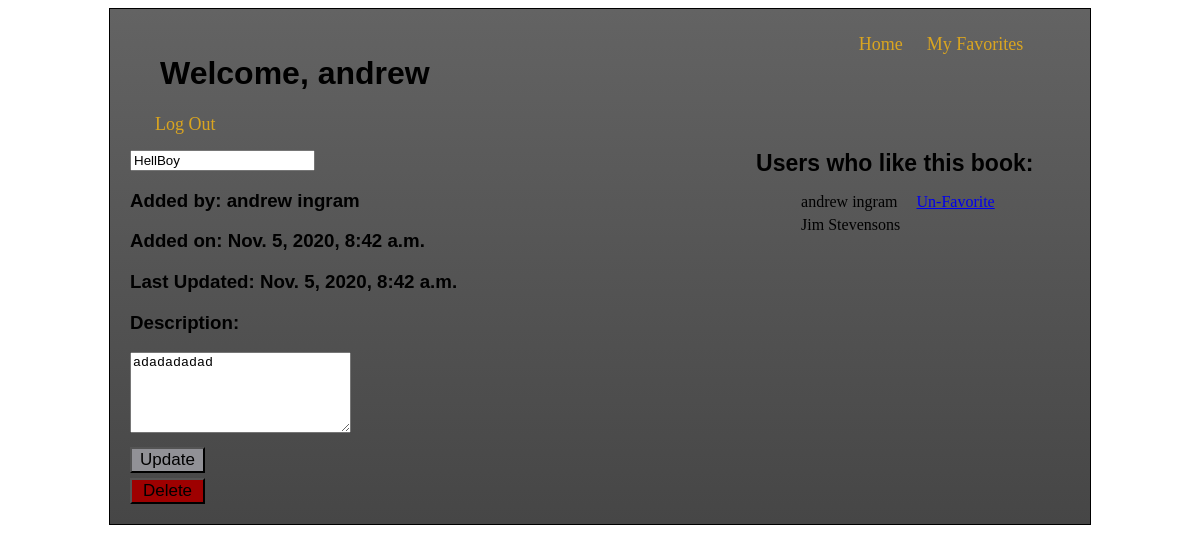
The page /books/3 (signed in) on the database its author committed.
### book_app/models.py (models this page shows)
class User(models.Model):
    first_name = models.CharField(max_length=255)
    last_name = models.CharField(max_length=255)
    email = models.CharField(max_length=255)
    password = models.CharField(max_length=255)
    created_at = models.DateTimeField(auto_now_add=True)
    updated_at = models.DateTimeField(auto_now=True)
    objects = User_Manager()

class Book(models.Model):
    title = models.CharField(max_length=255)
    desc = models.TextField()
    uploaded_by = models.ForeignKey(User, related_name = 'uploaded_books', on_delete = models.CASCADE)
    users_who_like = models.ManyToManyField(User, related_name = 'liked_books')
    created_at = models.DateTimeField(auto_now_add=True)
    updated_at = models.DateTimeField(auto_now=True)
    objects = Book_Manager()

### book_app/views.py (the view, shortened to what this page needs)
# urls.py: path('books/<int:book_id>', views.one_book),
def one_book(request, book_id):
    if request.method == 'GET':
        if 'user_id' in request.session:
            context = {
                'user' : User.objects.get(id = request.session['user_id']),
                'this_book' : Book.objects.get(id = book_id),
        }
            return render(request, 'one_book.html', context)
        else:
            return redirect('/')

### book_app/templates/one_book.html (shortened to what this page needs)
<!DOCTYPE html>
<html lang="en">
<head>
    {% load static %}
    <link rel="stylesheet" href="{% static 'css/style.css' %}">
</head>
<body>
    <div class="container">
        <div class="header">
            <h1>Welcome, {{user.first_name}}</h1>
            <a href="/books" id ="home">Home</a>
            <a href="/books/my_favorites">My Favorites</a>
            <a href="/log_out">Log Out</a>
        </div>
        <div class="book_info">
            {% if user == this_book.uploaded_by %}
                <form action="/books/{{this_book.id}}" method="post">
                    <input type="text" name="title" value="{{this_book.title}}">
                    <h3>Added by: {{this_book.uploaded_by.first_name}} {{this_book.uploaded_by.last_name}}</h3>
                    <h3>Added on: {{this_book.created_at}}</h3>
                    <h3>Last Updated: {{this_book.updated_at}}</h3>
                    <h3>Description: </h3>
                    <textarea name="desc" cols="25" rows="5">{{this_book.desc}}</textarea>
                    <input type="submit" value="Update" class="submit-btn1">
                </form>
                <form action="/books/{{this_book.id}}/delete" method="post">
                <input type="submit" value="Delete" class="submit-btn2">
                </form>
            {% endif %}
        </div>
        <div class="users_who_like">
            <h1>Users who like this book:</h1>
            <ul>
                {% for users in this_book.users_who_like.all %}
                    <li>{{users.first_name}} {{users.last_name}} {% if user == users %} <a href="/books/{{this_book.id}}/favorite">Un-Favorite</a>{% endif %}</li>
                {% endfor %}
            </ul>
        </div>
    </div>
</body>
</html>

### book_app/static/css/style.css (style rules this page uses)
.container { width: 950px; margin: 0 auto; padding: 15px; border: 1px solid black; background: rgb(99,99,99); background: linear-gradient(180deg, rgba(99,99,99,1) 0%, rgba(70,70,70,1) 100%); }
h1 { text-align: center; font-family: 'Gill Sans', 'Gill Sans MT', Calibri, 'Trebuchet MS', sans-serif; }
.submit-btn, .submit-btn1, .submit-btn2 { background-color: rgb(145, 145, 150); font-size: 17px; font-family: 'Gill Sans', 'Gill Sans MT', Calibri, 'Trebuchet MS', sans-serif; width: 75px; display: block; }
.submit-btn2 { background-color: rgb(158, 0, 0); margin-top: 5px; }
.header { padding: 10px; }
.header h1 { display: inline-block; margin-left: 25px; }
#home { margin-left: 425px; }
.header a { margin-left: 20px; font-size: 18px; text-decoration: none; color: black; vertical-align: top; color: goldenrod; }
.add_book h1 , .book_list h1, .users_who_like h1, .book_info h1 { font-size: 23px; font-family: 'Gill Sans', 'Gill Sans MT', Calibri, 'Trebuchet MS', sans-serif; }
.submit-btn1 { margin-top: 10px; }
.book_info { padding: 5px; display: inline-block; }
.book_info h3 { font-family: 'Gill Sans', 'Gill Sans MT', Calibri, 'Trebuchet MS', sans-serif; }
.users_who_like { padding: 5px; display: inline-block; vertical-align: top; margin-left: 30%; }
.users_who_like h1 { margin-top: 0; }
.users_who_like a { margin-left: 15px; }
.users_who_like li, .my_favs li { list-style-type: none; margin: 5px; }

### rows shown on the page
User: first_name "andrew", last_name "ingram"
Book: title "HellBoy", uploaded_by.first_name "andrew", uploaded_by.last_name "ingram", created_at "Nov. 5, 2020, 8:42 a.m.", updated_at "Nov. 5, 2020, 8:42 a.m.", desc "adadadadad"
User: first_name "Jim", last_name "Stevensons"
